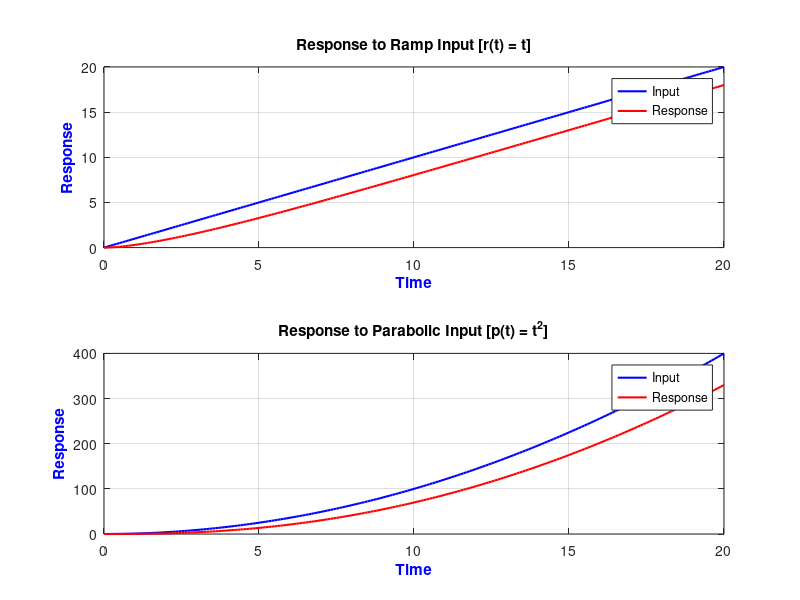

MATLAB code to generate this figure:
clc;
clear;
s = tf('s');
G = (s+1)/(s^2 + 3*s + 1);
t = 0:0.1:20; % Time vector
ramp_in = t; % Ramp input
para_in = t.^2; % Parabolic input
% Compute system responses
ramp_res = step(G/s, t);   %using step command
para_res = step(2*G/s^2, t); % multiply with the inverse laplace
% Plot the results
figure;
% Ramp Input Response
subplot(2,1,1);
plot(t, ramp_in, 'b', 'LineWidth', 1.5); % 
hold on;
plot(t, ramp_res, 'r', 'LineWidth', 1.5); 
xlabel('Time', 'FontWeight', 'bold', 'Color', 'blue'); 
ylabel('Response', 'FontWeight', 'bold', 'Color', 'blue');
title('Response to Ramp Input [r(t) = t]', 'FontWeight', 'bold'); 
legend('Input', 'Response');
grid on
% Parabolic Input Response
subplot(2,1,2);
plot(t, para_in, 'b', 'LineWidth', 1.5); 
hold on;
plot(t, para_res, 'r', 'LineWidth', 1.5); 
xlabel('Time', 'FontWeight', 'bold', 'Color', 'blue');
ylabel('Response', 'FontWeight', 'bold', 'Color', 'blue'); 
title('Response to Parabolic Input [p(t) = t^2]', 'FontWeight', 'bold');
legend('Input', 'Response');
grid on
